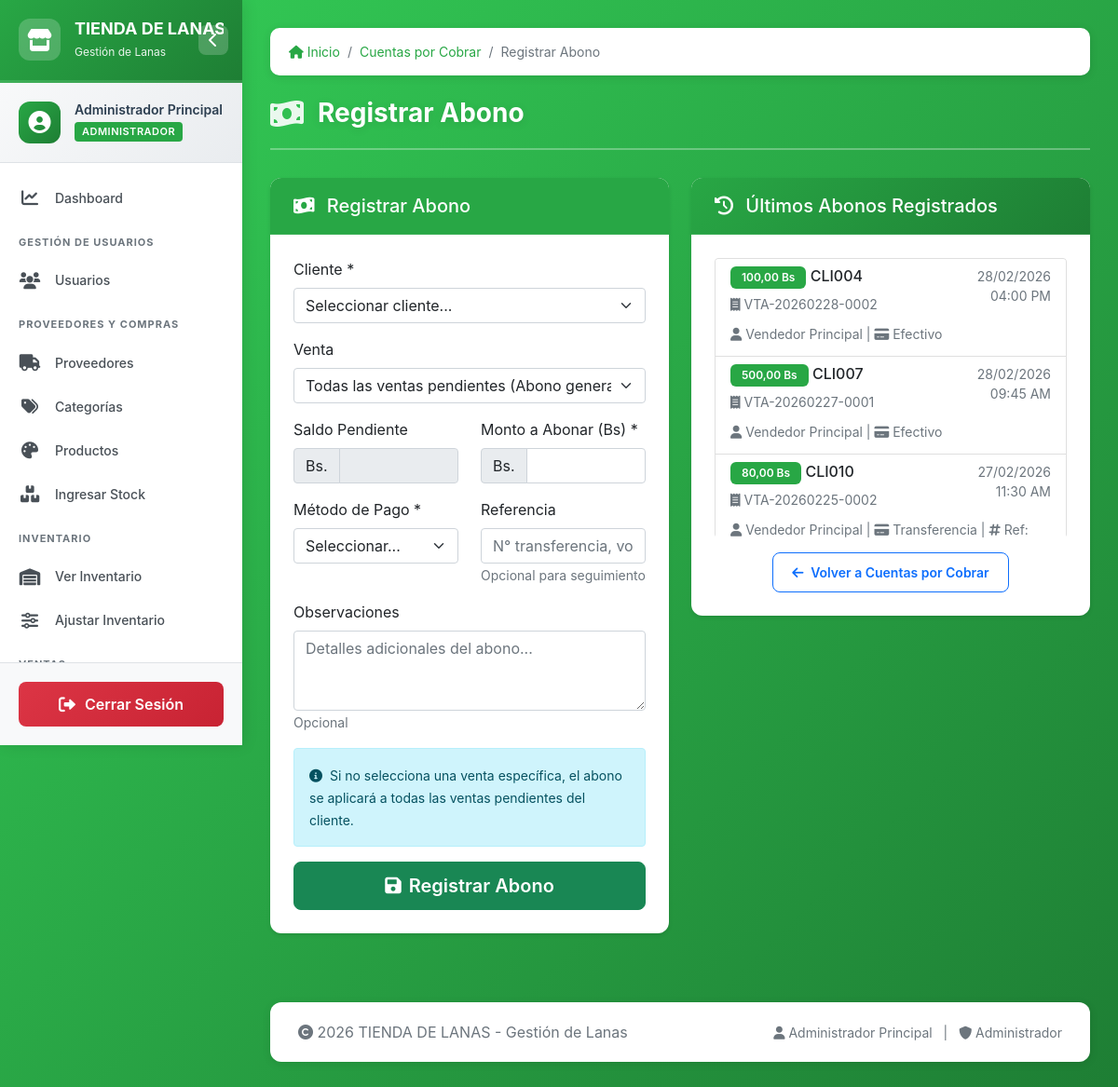
Page /registrar_abono.php (signed in) on the committed database.
### tables this page shows
CREATE TABLE pagos_clientes (
    id INT AUTO_INCREMENT PRIMARY KEY,
    tipo ENUM('pago_inicial', 'abono', 'pago_total') NOT NULL,
    cliente_id INT NOT NULL,
    venta_id INT NOT NULL,
    monto DECIMAL(10,2) NOT NULL,
    metodo_pago ENUM('efectivo', 'transferencia', 'QR') NOT NULL,
    referencia VARCHAR(100),
    fecha DATE NOT NULL,
    hora TIME NOT NULL,
    usuario_id INT NOT NULL,
    observaciones TEXT,
    FOREIGN KEY (cliente_id) REFERENCES clientes(id),
    FOREIGN KEY (venta_id) REFERENCES ventas(id),
    FOREIGN KEY (usuario_id) REFERENCES usuarios(id),
    INDEX idx_pagos_cliente (cliente_id),
    INDEX idx_pagos_fecha (fecha),
    INDEX idx_pagos_tipo (tipo)
);

CREATE TABLE clientes (
    id INT AUTO_INCREMENT PRIMARY KEY,
    codigo VARCHAR(20) UNIQUE NOT NULL,
    nombre VARCHAR(100) NOT NULL,
    ciudad VARCHAR(50),
    telefono VARCHAR(20),
    tipo_documento ENUM('DNI', 'RUC', 'Cedula') DEFAULT 'DNI',
    numero_documento VARCHAR(20),
    limite_credito DECIMAL(12,2) DEFAULT 0.00,
    saldo_actual DECIMAL(12,2) DEFAULT 0.00,
    total_comprado DECIMAL(15,2) DEFAULT 0.00,
    compras_realizadas INT DEFAULT 0,
    activo TINYINT(1) DEFAULT 1,
    fecha_registro DATE DEFAULT (CURRENT_DATE),
    observaciones TEXT,
    INDEX idx_cliente_codigo (codigo),
    INDEX idx_cliente_activo (activo)
);

CREATE TABLE ventas (
    id INT AUTO_INCREMENT PRIMARY KEY,
    codigo_venta VARCHAR(50) UNIQUE NOT NULL,
    cliente_id INT,
    cliente_contado VARCHAR(100),
    vendedor_id INT NOT NULL,
    tipo_venta ENUM('menor', 'mayor') DEFAULT 'menor',
    tipo_pago ENUM('contado', 'credito', 'mixto') NOT NULL,
    subtotal DECIMAL(12,2) NOT NULL,
    descuento DECIMAL(10,2) DEFAULT 0.00,
    total DECIMAL(12,2) NOT NULL,
     
    pago_inicial DECIMAL(12,2) DEFAULT 0.00,
    metodo_pago_inicial ENUM('efectivo', 'transferencia', 'QR', 'mixto') DEFAULT 'efectivo',
    referencia_pago_inicial VARCHAR(100),
    es_venta_rapida TINYINT(1) DEFAULT 0,
     
    debe DECIMAL(12,2) GENERATED ALWAYS AS (total - pago_inicial) STORED,
    estado ENUM('pendiente', 'pagada', 'cancelada') DEFAULT 'pendiente',
     
    fecha DATE NOT NULL,
    hora_inicio TIME NOT NULL,
    hora_fin TIME,
     
    impreso TINYINT(1) DEFAULT 0,
    anulado TINYINT(1) DEFAULT 0,
    motivo_anulacion TEXT,
    observaciones TEXT,
    FOREIGN KEY (cliente_id) REFERENCES clientes(id) ON DELETE SET NULL,
    FOREIGN KEY (vendedor_id) REFERENCES usuarios(id),
    INDEX idx_ventas_fecha (fecha),
    INDEX idx_ventas_cliente (cliente_id),
    INDEX idx_ventas_estado (estado),
    INDEX idx_ventas_vendedor (vendedor_id)
);

CREATE TABLE usuarios (
    id INT AUTO_INCREMENT PRIMARY KEY,
    codigo VARCHAR(20) UNIQUE NOT NULL,
    nombre VARCHAR(100) NOT NULL,
    usuario VARCHAR(50) UNIQUE NOT NULL,
    password VARCHAR(255) NOT NULL,
    rol ENUM('administrador', 'vendedor') NOT NULL,
    activo TINYINT(1) DEFAULT 1,
    telefono VARCHAR(20),
    fecha_creacion DATE DEFAULT (CURRENT_DATE),
    ultimo_login DATETIME,
    INDEX idx_usuario_activo (activo),
    INDEX idx_usuario_rol (rol)
);

### config.php (called while the page is built, shortened)
<?php
function formatearFecha($fecha) {
    return date('d/m/Y', strtotime($fecha));
}
function formatearHora($hora) {
    return date('h:i A', strtotime($hora));
}
function formatearMoneda($monto) {
    return number_format($monto, 2, ',', '.') . ' ' . MONEDA;
}
?>

### registrar_abono.php (the view, shortened to what this page needs)
<?php
require_once 'header.php';
require_once 'funciones.php';
$venta_id = isset($_GET['venta_id']) ? intval($_GET['venta_id']) : null;
$cliente_info = null;
$venta_info = null;
?>
<div class="row">
    <div class="col-md-6">
        <div class="card mb-4">
            <div class="card-header bg-success text-white">
                <h5 class="mb-0">
                    <i class="fas fa-money-bill-wave me-2"></i>
                    Registrar Abono
                </h5>
            </div>
            <div class="card-body">
                <form method="POST" action="" id="formRegistrarAbono">
                    <div class="mb-3">
                        <label class="form-label">Cliente *</label>
                        <?php if ($cliente_info): ?>
                        <input type="hidden" name="cliente_id" value="<?php echo $cliente_info['id']; ?>">
                        <div class="input-group">
                            <span class="input-group-text">
                                <i class="fas fa-user"></i>
                            </span>
                            <input type="text" class="form-control"
                                   value="<?php echo htmlspecialchars($cliente_info['codigo'] . ' - ' . $cliente_info['nombre']); ?>"
                                   readonly>
                        </div>
                        <small class="text-muted">
                            Saldo actual: <?php echo formatearMoneda($cliente_info['saldo_actual']); ?>
                        </small>
                        <?php else: ?>
                        <select class="form-select" name="cliente_id" id="selectCliente" required
                                onchange="cargarDeudasCliente(this.value)">
                            <option value="">Seleccionar cliente...</option>
                        </select>
                        <?php endif; ?>
                    </div>
                    <div class="mb-3">
                        <label class="form-label">Venta</label>
                        <?php if ($venta_id && $venta_info): ?>
                        <input type="hidden" name="venta_id" value="<?php echo $venta_id; ?>">
                        <div class="input-group">
                            <span class="input-group-text">
                                <i class="fas fa-receipt"></i>
                            </span>
                            <input type="text" class="form-control"
                                   value="<?php echo htmlspecialchars($venta_info['codigo_venta']); ?>"
                                   readonly>
                        </div>
                        <small class="text-muted">
                            Total: <?php echo formatearMoneda($venta_info['total']); ?> |
                            Pagado: <?php echo formatearMoneda($venta_info['pago_inicial'] + ($venta_info['abonos_realizados'] ?? 0)); ?> |
                            Saldo: <?php echo formatearMoneda($venta_info['debe']); ?>
                        </small>
                        <?php else: ?>
                        <select class="form-select" name="venta_id" id="selectVenta">
                            <option value="">Todas las ventas pendientes (Abono general)</option>
                        </select>
                        <?php endif; ?>
                    </div>
                    <div class="row">
                        <div class="col-md-6 mb-3">
                            <label class="form-label">Saldo Pendiente</label>
                            <div class="input-group">
                                <span class="input-group-text">Bs.</span>
                                <input type="text" class="form-control" id="saldoPendiente" readonly
                                       value="<?php
                                       if ($venta_id && $venta_info) {
                                           echo formatearMoneda($venta_info['debe']);
                                       } elseif ($cliente_info) {
                                           echo formatearMoneda($cliente_info['saldo_actual']);
                                       }
                                       ?>">
                            </div>
                        </div>
                        <div class="col-md-6 mb-3">
                            <label class="form-label">Monto a Abonar (Bs) *</label>
                            <div class="input-group">
                                <span class="input-group-text">Bs.</span>
                                <input type="number" class="form-control" name="monto"
                                       id="montoAbono" step="0.01" min="0.01" required
                                       oninput="validarMontoAbono()">
                            </div>
                        </div>
                    </div>
                    <div class="row">
                        <div class="col-md-6 mb-3">
                            <label class="form-label">Método de Pago *</label>
                            <select class="form-select" name="metodo_pago" required>
                                <option value="">Seleccionar...</option>
                            </select>
                        </div>
                        <div class="col-md-6 mb-3">
                            <label class="form-label">Referencia</label>
                            <input type="text" class="form-control" name="referencia"
                                   id="referenciaAbono"
                                   placeholder="N° transferencia, voucher, etc.">
                            <small class="text-muted">Opcional para seguimiento</small>
                        </div>
                    </div>
                    <div class="mb-3">
                        <label class="form-label">Observaciones</label>
                        <textarea class="form-control" name="observaciones" rows="3"
                                  id="observacionesAbono"
                                  placeholder="Detalles adicionales del abono..."></textarea>
                        <small class="text-muted">Opcional</small>
                    </div>
                    <div class="alert alert-info">
                        <small>
                            <i class="fas fa-info-circle me-1"></i>
                            Si no selecciona una venta específica, el abono se aplicará a todas las ventas pendientes del cliente.
                        </small>
                    </div>
                    <div class="d-grid">
                        <button type="submit" class="btn btn-success btn-lg">
                            <i class="fas fa-save me-2"></i>Registrar Abono
                        </button>
                    </div>
                </form>
            </div>
        </div>
    </div>
    <div class="col-md-6">
        <div class="card">
            <div class="card-header bg-primary text-white">
                <h5 class="mb-0">
                    <i class="fas fa-history me-2"></i>
                    Últimos Abonos Registrados
                </h5>
            </div>
            <div class="card-body">
                <div class="list-group" style="max-height: 300px; overflow-y: auto;">
                    <?php
                    $query_ultimos_abonos = "SELECT pc.*, c.codigo as cliente_codigo, c.nombre as cliente_nombre,
                                            v.codigo_venta, u.nombre as usuario_registro
                                            FROM pagos_clientes pc
                                            JOIN clientes c ON pc.cliente_id = c.id
                                            JOIN ventas v ON pc.venta_id = v.id
                                            JOIN usuarios u ON pc.usuario_id = u.id
                                            WHERE pc.tipo = 'abono'
                                            ORDER BY pc.fecha DESC, pc.hora DESC
                                            LIMIT 10";
                    $result_abonos = $conn->query($query_ultimos_abonos);
                    if ($result_abonos && $result_abonos->num_rows > 0):
                        while ($abono = $result_abonos->fetch_assoc()):
                    ?>
                    <div class="list-group-item list-group-item-action">
                        <div class="d-flex w-100 justify-content-between">
                            <div>
                                <h6 class="mb-1">
                                    <span class="badge bg-success"><?php echo formatearMoneda($abono['monto']); ?></span>
                                    <?php echo htmlspecialchars($abono['cliente_codigo']); ?>
                                </h6>
                                <small class="text-muted">
                                    <i class="fas fa-receipt me-1"></i><?php echo htmlspecialchars($abono['codigo_venta']); ?>
                                </small>
                            </div>
                            <small class="text-muted text-end">
                                <?php echo formatearFecha($abono['fecha']); ?><br>
                                <?php echo formatearHora($abono['hora']); ?>
                            </small>
                        </div>
                        <p class="mb-1 mt-2">
                            <small class="text-muted">
                                <i class="fas fa-user me-1"></i><?php echo htmlspecialchars($abono['usuario_registro']); ?> |
                                <i class="fas fa-credit-card me-1"></i><?php echo ucfirst($abono['metodo_pago']); ?>
                                <?php if ($abono['referencia']): ?>
                                    | <i class="fas fa-hashtag me-1"></i>Ref: <?php echo htmlspecialchars($abono['referencia']); ?>
                                <?php endif; ?>
                            </small>
                        </p>
                    </div>
                    <?php
                        endwhile;
                    endif; ?>
                </div>
                <div class="text-center mt-3">
                    <a href="cuentas_cobrar.php" class="btn btn-sm btn-outline-primary">
                        <i class="fas fa-arrow-left me-1"></i> Volver a Cuentas por Cobrar
                    </a>
                </div>
            </div>
        </div>
    </div>
</div>
<?php require_once 'footer.php'; ?>

### css/estilo.css (style rules this page uses)
:root { --color-primary: #28a745; --color-primary-dark: #1e7e34; --color-primary-light: #34ce57; --color-danger: #dc3545; --color-warning: #ffc107; --color-info: #17a2b8; --color-dark: #2c3e50; --color-light: #f8f9fa; --sidebar-width: 260px; --sidebar-collapsed-width: 70px; --transition-speed: 0.3s; --box-shadow: 0 2px 10px rgba(0,0,0,0.1); }
* { margin: 0; padding: 0; box-sizing: border-box; }
body { font-family: -apple-system, BlinkMacSystemFont, 'Segoe UI', Roboto, 'Helvetica Neue', Arial, sans-serif; background: linear-gradient(135deg, #34ce57 0%, #1e7e34 100%); min-height: 100vh; overflow-x: hidden; }
.card { background: white; border-radius: 12px; box-shadow: var(--box-shadow); border: none; margin-bottom: 25px; overflow: hidden; transition: all 0.3s; }
.card-header { background: linear-gradient(135deg, var(--color-primary), var(--color-primary-dark)); color: white; padding: 18px 25px; font-weight: 700; font-size: 16px; border: none; }
.card-body { padding: 25px; }
.btn { padding: 10px 20px; border-radius: 8px; font-weight: 600; transition: all 0.3s; }
.badge { padding: 6px 12px; border-radius: 6px; font-weight: 600; font-size: 12px; }
.card, .breadcrumb { animation: fadeInUp 0.4s ease-out; }
.bg-success { background: var(--color-primary) !important; }

### registrar_abono.php (style rules this page uses)
.card { box-shadow: 0 2px 4px rgba(0,0,0,0.1); border: none; }
.card-header { border-bottom: 1px solid rgba(255,255,255,0.1); }

### rows in the picture
pagos_clientes: monto "100,00 Bs", cliente.codigo "CLI004", venta.codigo_venta "VTA-20260228-0002", fecha "28/02/2026", hora "04:00 PM", usuario.nombre "Vendedor Principal", metodo_pago "Efectivo"
pagos_clientes: monto "500,00 Bs", cliente.codigo "CLI007", venta.codigo_venta "VTA-20260227-0001", fecha "28/02/2026", hora "09:45 AM", usuario.nombre "Vendedor Principal", metodo_pago "Efectivo"
pagos_clientes: monto "80,00 Bs", cliente.codigo "CLI010", venta.codigo_venta "VTA-20260225-0002", fecha "27/02/2026", hora "11:30 AM", usuario.nombre "Vendedor Principal", metodo_pago "Transferencia"

### other values in the picture
EMPRESA_NOMBRE "TIENDA DE…"
SISTEMA_NOMBRE "Gestión de Lanas"
$_SESSION['usuario_nombre'] "Administrador Principal"
$_SESSION['usuario_rol'] "ADMINISTRADOR"
$item['text'] "Cuentas por Cobrar"
$item['text'] "Registrar Abono"
$titulo_pagina "Registrar Abono"
EMPRESA_NOMBRE "TIENDA DE LANAS"
$_SESSION['usuario_rol'] "Administrador"
